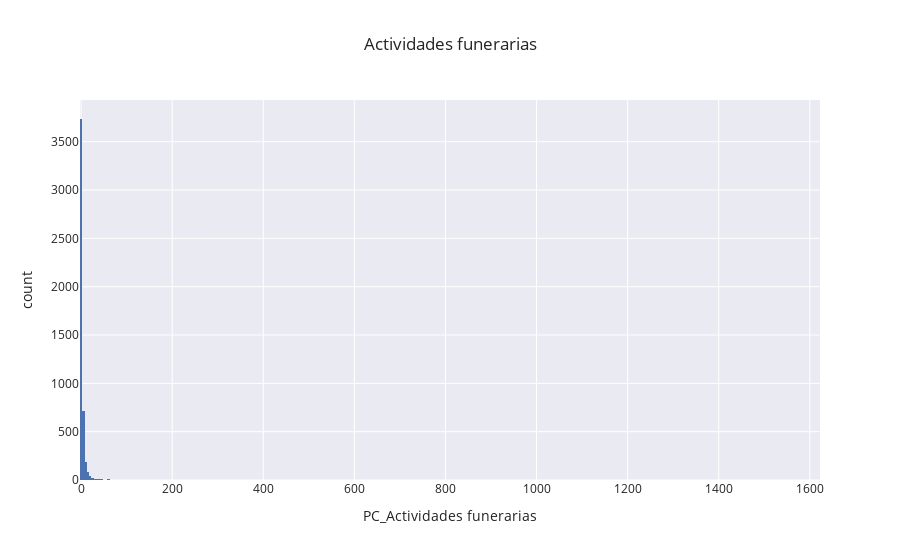

Notebook cell for this chart:
### Code cell
OB=df_final_pob.columns[8]

fig=px.histogram(df_final_pob, x=f'PC_{OB}',nbins=400,template='seaborn',title=f'{OB}',barmode='group')
fig.show()

### Figure 1 — Plotly figure (JSON) as saved in the notebook; plotly's stock layout.template omitted (floating-point values rounded to 4 significant figures; data arrays with more than 128 entries replaced by an {"elided": "..."} marker saying what was removed)
{"data": [{"alignmentgroup": "True", "bingroup": "x", "hovertemplate": "PC_Actividades funerarias=%{x}<br>count=%{y}<extra></extra>", "legendgroup": "", "marker": {"color": "rgb(76,114,176)"}, "name": "", "nbinsx": 400, "offsetgroup": "", "orientation": "v", "showlegend": false, "type": "histogram", "x": {"elided": "4869 float values"}, "xaxis": "x", "yaxis": "y"}], "layout": {"autosize": true, "barmode": "group", "legend": {"tracegroupgap": 0}, "title": {"text": "Actividades funerarias"}, "xaxis": {"anchor": "y", "autorange": true, "domain": [0, 1], "range": [-2.5, 1622.0], "title": {"text": "PC_Actividades funerarias"}, "type": "linear"}, "yaxis": {"anchor": "x", "autorange": true, "domain": [0, 1], "range": [0, 3932.0], "title": {"text": "count"}}}}
